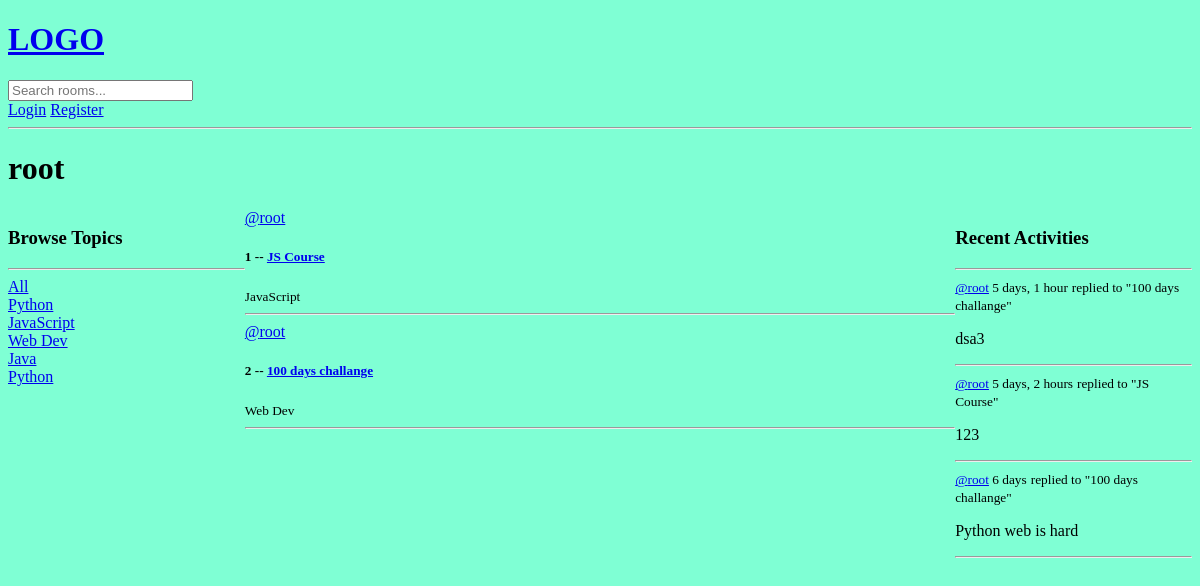
The app's page /profile/1/, older data.
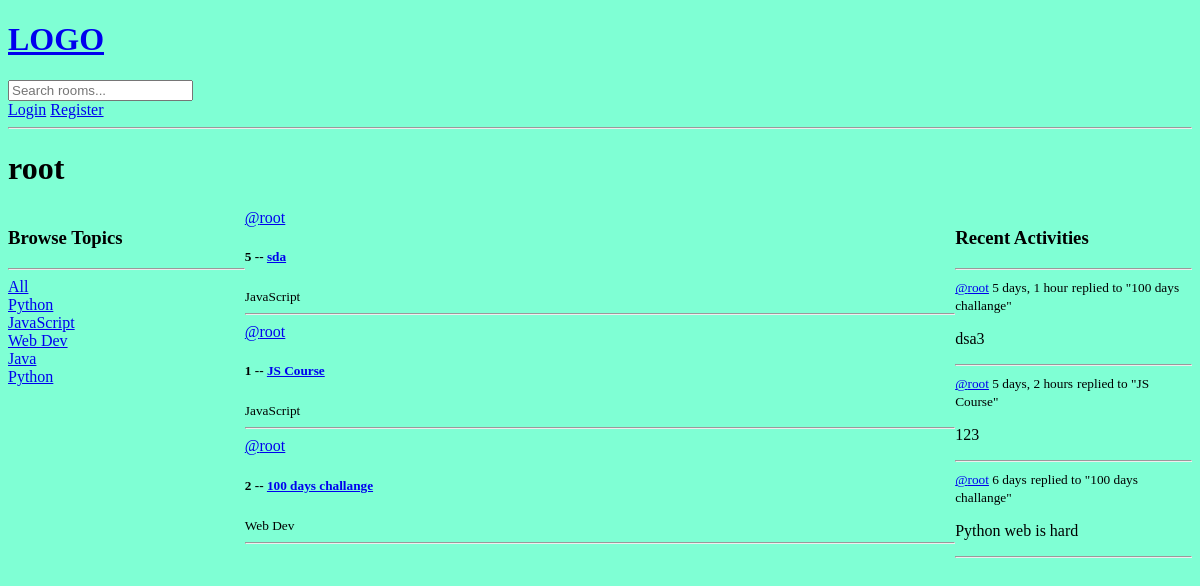
The same page, newer data.
### base/models.py (models this page shows, shortened)
class Topic(models.Model):
    name = models.CharField(max_length=200)

class Room(models.Model):
    host = models.ForeignKey(User, on_delete=models.SET_NULL, null=True)
    topic = models.ForeignKey(Topic, on_delete=models.SET_NULL, null=True)
    name = models.CharField(max_length=200)
    description = models.TextField(null=True, blank=True)
    participants = models.ManyToManyField(User, related_name='participants', blank=True)
    updated = models.DateTimeField(auto_now=True)
    created = models.DateTimeField(auto_now_add=True)
    class Meta:
        ordering = ['-updated', '-created']
    def __str__(self):
        return self.name

class Message(models.Model):
    user = models.ForeignKey(User, on_delete=models.CASCADE)
    room = models.ForeignKey(Room, on_delete=models.CASCADE)
    body = models.TextField()
    updated = models.DateTimeField(auto_now=True)
    created = models.DateTimeField(auto_now_add=True)
    class Meta:
        ordering = ['-updated', '-created']
    def __str__(self):
        return self.body[0:50]

### base/views.py (the view)
# urls.py: path('profile/<str:pk>/', views.userProfile, name='user-profile'),
def userProfile(request, pk):
    user = User.objects.get(id=pk)
    rooms = user.room_set.all()
    room_messages = user.message_set.all()
    topics = Topic.objects.all()
    context = {'user': user, 'rooms': rooms, 'room_messages': room_messages, 'topics': topics}
    return render(request, 'base/profile.html', context)

### base/templates/base/profile.html (shortened to what this page needs)
{% extends 'main.html' %}
{% block content %}
    <h1>{{ user.username }}</h1>
    <div class="profile-container">
        <div>
            {% include 'base/topics_component.html' %}
        </div>
        <div>
            {% include 'base/feed_component.html' %}
        </div>
        <div>
            {% include 'base/activity_component.html' %}
        </div>
    </div>
{% endblock content %}

### base/templates/base/topics_component.html
<h3>Browse Topics</h3>
<hr>
<div>
    <a href="{% url 'home' %}">All</a>
</div>
{% for topic in topics %}
    <div>
        <a href="{% url 'home' %}?q={{ topic.name }}">{{ topic.name }}</a>
    </div>
{% endfor %}

### base/templates/base/feed_component.html (shortened to what this page needs)
<div>
    {% for room in rooms %}
        <div>
            <a href="{% url 'user-profile' room.host.id%}">@{{ room.host.username }}</a>
            <h5>{{ room.id }} -- <a href="{% url 'room' room.id %}">{{ room.name }}</a></h5>
            <small>{{ room.topic.name }}</small>
            <hr>
        </div>
    {% endfor %}
</div>

### base/templates/base/activity_component.html (shortened to what this page needs)
<h3>Recent Activities</h3>
<hr>
{% for message in room_messages %}
    <div>
        <small><a href="{% url 'user-profile' message.user.id %}">@{{ message.user }}</a> {{ message.created|timesince }}</small>
        <small>replied to "{{ message.room }}"</small>
        <p>{{ message }}</p>
        <hr>
    </div>
{% endfor %}

Row changes from the older to the newer data that the page shows:
added Room: host.username "root", id "5", name "sda", topic.name "JavaScript"
